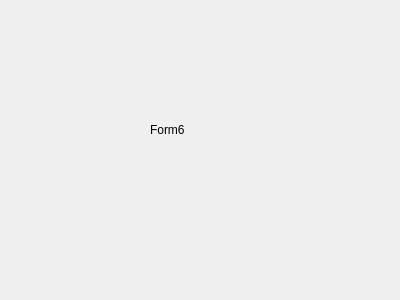
<?xml version="1.0" encoding="UTF-8"?>
<ui version="4.0">
 <class>Form6</class>
 <widget class="QWidget" name="Form6">
  <property name="geometry">
   <rect>
    <x>0</x>
    <y>0</y>
    <width>400</width>
    <height>300</height>
   </rect>
  </property>
  <property name="windowTitle">
   <string>Form</string>
  </property>
  <widget class="QLabel" name="label">
   <property name="geometry">
    <rect>
     <x>150</x>
     <y>120</y>
     <width>63</width>
     <height>20</height>
    </rect>
   </property>
   <property name="text">
    <string>Form6</string>
   </property>
  </widget>
 </widget>
 <resources/>
 <connections/>
</ui>
